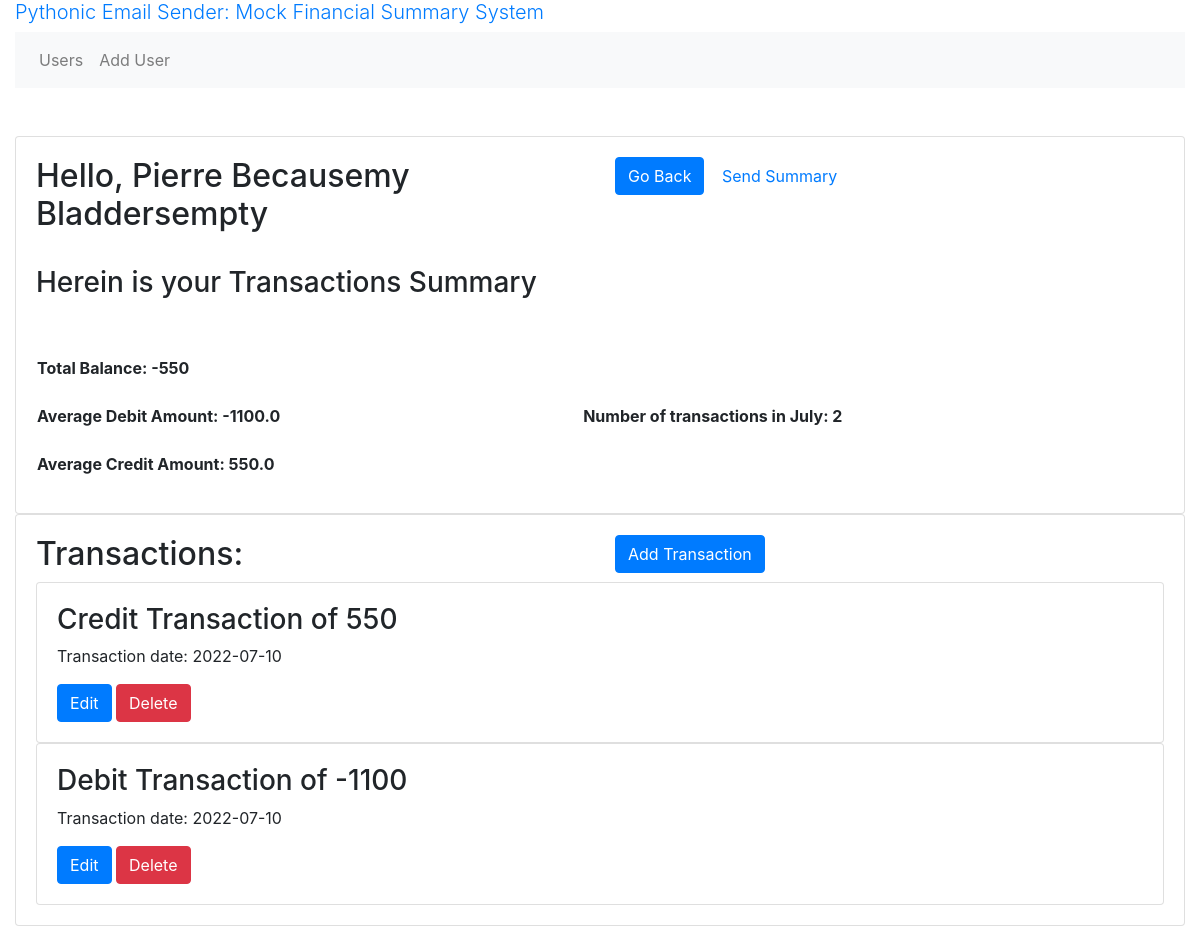
/transactions_user/2, run on the app's committed database.
### models.py (models this page shows, shortened)
class User(db.Model):
    __tablename__ = 'user'
    id = db.Column(db.Integer, primary_key=True)
    created_at = db.Column(db.Date, nullable = False, default=datetime.utcnow())
    name = db.Column(db.String(255), nullable = False)
    lastname = db.Column(db.String(255), nullable = False)
    email = db.Column(db.String(255), nullable = False)
    transactions = db.relationship('Transaction', back_populates='user', cascade="all,delete")# one2many

class Transaction(db.Model):
    __tablename__ = 'transaction'
    id = db.Column(db.Integer, primary_key=True)
    created_at = db.Column(db.Date, nullable = False, default=datetime.utcnow())
    transaction = db.Column(db.Integer)
    user_id = db.Column(db.Integer,  db.ForeignKey("user.id"))# many2one
    user = db.relationship("User", back_populates="transactions")

### routes.py (the view)
@app.route('/transactions_user/<int:user_id>', methods=['GET', 'POST'])
def transactions_user(user_id):
    engine = create_engine("sqlite:///esa.db")
    Session = sessionmaker(bind = engine)
    session = Session()
    query = session.query(Transaction.transaction,
                     Transaction.created_at, Transaction.id).filter_by(
        user_id = user_id).statement
    df = pd.read_sql_query(query, engine)
    session.close()
    filename = f"Transactions_Summary_User_{user_id}.csv"
    df.to_csv(filename)
    trxns, total_balance, avg_credit, avg_debit, monthly_summary = df2Summary(df)
    transactions = models.Transaction.query.filter_by(user_id = user_id).all()
    user = models.User.query.get(user_id)
    name = user.name
    lastname = user.lastname
    print(trxns)
    return render_template('transaction_user.html',
                           name = name,
                           user_id = user_id,
                           lastname = lastname,
                           total_balance = total_balance,
                           avg_credit = avg_credit,
                           avg_debit = avg_debit,
                           monthly_summary = monthly_summary,
                           df = trxns,
                           transactions = transactions)

### email_functions.py (called while the page is built)
def df2Summary(trxns):
    total_balance = trxns.transaction.sum() # sum of transactions
    trxns["DebitorCredit"] = trxns.transaction.map( lambda x: 'credit' if x > 0 else 'debit')
    avg_credit = trxns.loc[trxns.DebitorCredit == "credit", 'transaction'].mean()
    avg_debit = trxns.loc[trxns.DebitorCredit == "debit", 'transaction'].mean()
    trxns['c'] = pd.to_datetime(trxns.created_at, format = "%Y-%m-%d")
    trxns['month'] = trxns.c.dt.strftime("%B")
    trx_per_month = trxns.month.value_counts()
    monthly_summary = []
    for month, count in zip(trx_per_month.index, trx_per_month):
        monthly_summary.append([month, count])
    return trxns, total_balance, avg_credit, avg_debit, monthly_summary

### templates/transaction_user.html (shortened to what this page needs)
{% extends "base.html" %}
{% block main %}
<div class="card">
<div class="card-body">
    <body>
    <div class="row">
      <div class="col">
        <h2>
            Hello, {{ name }} {{ lastname }}
        </h2>
        <br>
            <h3>
                Herein is your Transactions Summary
            </h3>
        <br>
        </div>
        <div class="col">
            <a href="{{ url_for('users') }}" class="btn btn-primary">Go Back</a>
            <a href="" class="btn btn-Secondary">Send Summary</a>
        </div>
    </div>
    <div>
    <table style="width:100%">
        <tr>
            <th>
                <p>
                    <br>Total Balance: {{ total_balance }}</br>
                    <br>Average Debit Amount: {{ avg_debit }}</br>
                    <br>Average Credit Amount: {{ avg_credit }}</br>
                </p>
            </th>
            <th>
                <p>
                    {% for month, count in monthly_summary %}
                        <br>Number of transactions in {{month}}: {{count}}</br>
                    {% endfor %}
                </p>
            </th>
        </tr>
    </table>
    </div>
    </body>
</div>
</div>
<div class="card">
<div class="card-body">
    <div class="row">
        <div class="col">
            <h2> Transactions: </h2>
        </div>
        <div class="col">
            <a href="{{ url_for('add_transaction', user_id = user_id) }}" class="btn btn-primary">Add Transaction</a>
        </div>
    </div>
    {% for transaction in transactions %}
        <div class="card">
          <div class="card-body">
            <h3>{{ df.loc[df['id'] == transaction.id, 'DebitorCredit'].values[0].capitalize() }} Transaction of {{ transaction.transaction }}</h3>
            <p>Transaction date:  {{ transaction.created_at }}</p>
            <a href="{{ url_for('edit_transaction', transaction_id=transaction.id) }}" class="btn btn-primary">Edit</a>
            <a href="{{ url_for('delete_transaction', transaction_id=transaction.id) }}" class="btn btn-danger">Delete</a>
          </div>
        </div>
        {% endfor %}
</div>
</div>
{% endblock %}

### data on the page
User: name "Pierre", lastname "Becausemy Bladdersempty"
Transaction: loc "Credit"
Transaction: loc "Debit"

### other printed values
{{ total_balance }} "-550"
{{ avg_debit }} "-1100.0"
{{ avg_credit }} "550.0"
{{ month }} "July"
{{ count }} "2"
